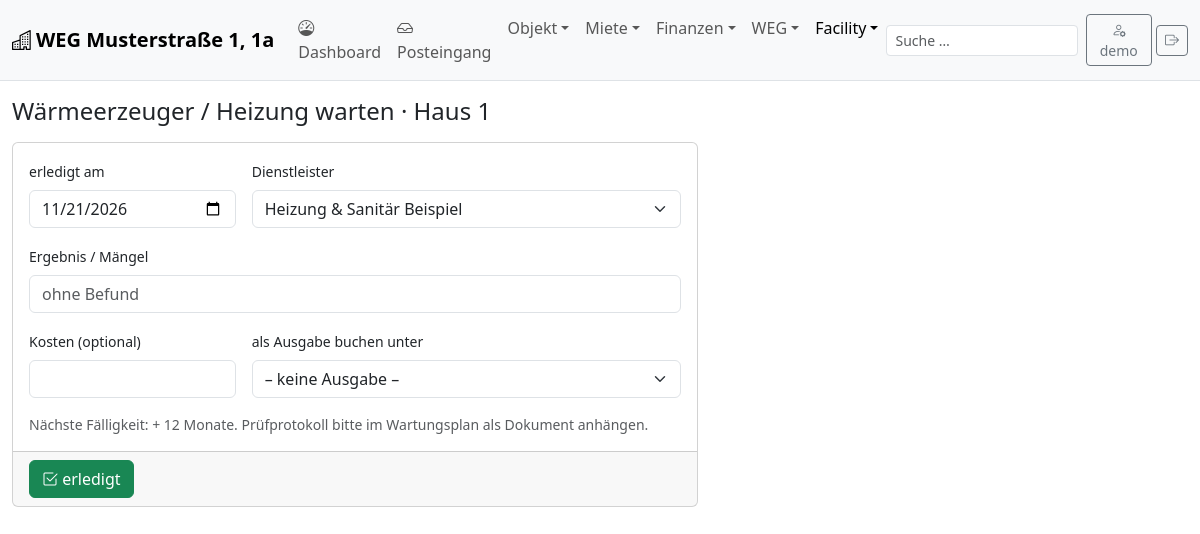
Screenshot of /?p=maint&done=1 (signed in) with the database file from the repository.
### tables this page shows
CREATE TABLE IF NOT EXISTS property (
  id INT AUTO_INCREMENT PRIMARY KEY,
  name VARCHAR(120) NOT NULL,
  street VARCHAR(120), zip VARCHAR(10), city VARCHAR(80),
  parcel VARCHAR(80),
  land_area DECIMAL(10,2),
  note TEXT
);

CREATE TABLE IF NOT EXISTS maintenance_plan (
  id INT AUTO_INCREMENT PRIMARY KEY,
  building_id INT NULL,
  asset_id INT NULL,
  title VARCHAR(160) NOT NULL,
  interval_months SMALLINT NOT NULL DEFAULT 12,
  last_done DATE NULL,
  next_due DATE NULL,
  vendor_id INT NULL,
  legal_basis VARCHAR(160),
  allocatable TINYINT(1) NOT NULL DEFAULT 0,
  active TINYINT(1) NOT NULL DEFAULT 1,
  note TEXT,
  FOREIGN KEY (building_id) REFERENCES building(id),
  FOREIGN KEY (asset_id) REFERENCES asset(id),
  FOREIGN KEY (vendor_id) REFERENCES person(id)
);

CREATE TABLE IF NOT EXISTS building (
  id INT AUTO_INCREMENT PRIMARY KEY,
  property_id INT NOT NULL,
  name VARCHAR(40) NOT NULL,         
  street VARCHAR(120),
  built_year SMALLINT,
  heating VARCHAR(120),
  note TEXT,
  FOREIGN KEY (property_id) REFERENCES property(id)
);

### public/index.php (called while the page is built, shortened)
<?php
require __DIR__ . '/../lib/core.php';
require __DIR__ . '/../lib/layout.php';
$p = preg_replace('/[^a-z_]/', '', $_GET['p'] ?? 'dashboard');
$file = __DIR__ . "/../pages/$p.php";
try {
    require $file;
} catch (PDOException $e) {
    error_log('hv: ' . $e->getMessage());
    if (!headers_sent()) page_head('Fehler');
    echo '<div class="alert alert-danger"><b>Datenbankfehler:</b> ' . h($e->getMessage()) . '</div>';
    page_foot();
}

### lib/core.php (called while the page is built, shortened)
<?php
function db(): PDO {
    static $pdo = null;
    if ($pdo === null) {
        $ini = parse_ini_file(APP_ROOT . '/data/my.cnf', true, INI_SCANNER_RAW);
        $c = $ini['client'];
        $pdo = new PDO('mysql:host=localhost;dbname=' . $c['database'] . ';charset=utf8mb4', $c['user'], $c['password'], [
            PDO::ATTR_ERRMODE => PDO::ERRMODE_EXCEPTION,
            PDO::ATTR_DEFAULT_FETCH_MODE => PDO::FETCH_ASSOC,
            PDO::ATTR_EMULATE_PREPARES => false,
        ]);
    }
    return $pdo;
}
function q(string $sql, array $args = []): PDOStatement {
    $st = db()->prepare($sql);
    $st->execute($args);
    return $st;
}
function rows(string $sql, array $args = []): array { return q($sql, $args)->fetchAll(); }
function row(string $sql, array $args = []): ?array { $r = q($sql, $args)->fetch(); return $r === false ? null : $r; }
function val(string $sql, array $args = []): mixed { $v = q($sql, $args)->fetchColumn(); return $v === false ? null : $v; }
function h(mixed $s): string { return htmlspecialchars((string)($s ?? ''), ENT_QUOTES, 'UTF-8'); }
function current_user(): ?string { return $_SESSION['user'] ?? null; }

### pages/maint.php (the view, shortened to what this page needs)
    <?php page_foot(); return;
if (isset($_GET['done'])) {
    $pl = row("SELECT m.*, b.name house FROM maintenance_plan m LEFT JOIN building b ON b.id=m.building_id WHERE m.id=?", [(int)$_GET['done']]);
    page_head('Wartung erledigt'); ?>
    <h1 class="h4 mb-3"><?= h($pl['title']) ?> · <?= h($pl['house']) ?></h1>
    <form method="post" class="card col-lg-7"><div class="card-body row g-3"><?= csrf_field() ?><input type="hidden" name="_action" value="done"><input type="hidden" name="plan" value="<?= $pl['id'] ?>">
     <div class="col-md-4"><label class="form-label small">erledigt am</label><input class="form-control" type="date" name="date" value="<?= date('Y-m-d') ?>"></div>
     <div class="col-md-8"><label class="form-label small">Dienstleister</label><select class="form-select" name="vendor_id"><option value="">–</option><?php foreach (rows("SELECT id, " . PERSON_LABEL_SQL . " l FROM person WHERE is_vendor=1 ORDER BY l") as $v): ?><option value="<?= $v['id'] ?>" <?= $v['id'] == $pl['vendor_id'] ? 'selected' : '' ?>><?= h($v['l']) ?></option><?php endforeach; ?></select></div>
     <div class="col-12"><label class="form-label small">Ergebnis / Mängel</label><input class="form-control" name="result" placeholder="ohne Befund"></div>
     <div class="col-md-4"><label class="form-label small">Kosten (optional)</label><input class="form-control text-end" name="cost" inputmode="decimal"></div>
     <div class="col-md-8"><label class="form-label small">als Ausgabe buchen unter</label><select class="form-select" name="cost_type_id"><option value="">– keine Ausgabe –</option></select></div>
     <div class="col-12 small text-body-secondary">Nächste Fälligkeit: + <?= (int)$pl['interval_months'] ?> Monate. Prüfprotokoll bitte im Wartungsplan als Dokument anhängen.</div>
    </div><div class="card-footer"><button class="btn btn-success"><i class="bi bi-check2-square"></i> erledigt</button></div></form>
    <?php page_foot(); return;
}
page_head('Wartung'); ?>

### lib/layout.php (shortened to what this page needs)
<?php
function page_head(string $title): void {
    $cur = $_GET['p'] ?? 'dashboard';
    $curE = $_GET['e'] ?? null;
    ?><!doctype html>
<html lang="de" data-bs-theme="auto">
<head>
<link rel="stylesheet" href="assets/bootstrap.min.css">
<link rel="stylesheet" href="assets/bootstrap-icons.min.css">
<link rel="stylesheet" href="assets/app.css">
</head>
<body>
<nav class="navbar navbar-expand-lg bg-body-tertiary border-bottom d-print-none sticky-top">
 <div class="container-fluid">
  <a class="navbar-brand fw-semibold" href="?p=dashboard"><i class="bi bi-buildings me-1"></i><?= h(current_user() ? (val("SELECT name FROM property ORDER BY id LIMIT 1") ?? 'Hausverwaltung') : 'Hausverwaltung') ?></a>
  <div class="collapse navbar-collapse" id="nav">
   <ul class="navbar-nav me-auto">
   <?php foreach (NAV as $grp => $items):
       $active = false;
       foreach ($items as [$p]) { parse_str('p=' . $p, $pp); if ($pp['p'] === $cur && (($pp['e'] ?? null) === $curE)) $active = true; }
       if (count($items) === 1): [$p, $label, $icon] = $items[0]; ?>
     <li class="nav-item"><a class="nav-link<?= $active ? ' active' : '' ?>" href="?p=<?= $p ?>"><i class="bi <?= $icon ?> me-1"></i><?= $label ?></a></li>
   <?php else: ?>
     <li class="nav-item dropdown">
      <a class="nav-link dropdown-toggle<?= $active ? ' active' : '' ?>" href="#" data-bs-toggle="dropdown"><?= $grp ?></a>
      <?php foreach ($items as [$p, $label, $icon]): ?>
        <li><a class="dropdown-item" href="?p=<?= $p ?>"><i class="bi <?= $icon ?> me-2"></i><?= $label ?></a></li>
      <?php endforeach; ?>
     </li>
   <?php endif; endforeach; ?>
   </ul>
   <form class="d-flex me-2" role="search" method="get"><input type="hidden" name="p" value="search">
     <input class="form-control form-control-sm" type="search" name="q" placeholder="Suche …" value="<?= h($_GET['q'] ?? '') ?>"></form>
   <?php if (current_user()): ?><a class="btn btn-sm btn-outline-secondary me-1" href="?p=users" title="Benutzer / Passwort"><i class="bi bi-person-gear"></i> <?= h(current_user()) ?></a><a class="btn btn-sm btn-outline-secondary" href="?p=logout" title="Abmelden"><i class="bi bi-box-arrow-right"></i></a><?php endif; ?>
  </div>
 </div>
</nav>
<main class="container-fluid py-3">
<?php endforeach;
}
function page_foot(): void { ?>
</main>
</body></html>
<?php }

### public/assets/app.css (style rules this page uses)
body { background: var(--bs-body-bg); }

### rows the page displays
property: name "WEG Musterstraße 1, 1a"
maintenance_plan: title "Wärmeerzeuger / Heizung warten", building.name "Haus 1", vendor_id "Heizung & Sanitär Beispiel", interval_months "12"

### other values shown
$label "Dashboard"
$label "Posteingang"
$grp "Objekt"
$grp "Miete"
$grp "Finanzen"
$grp "WEG"
$grp "Facility"
current_user() "demo"
